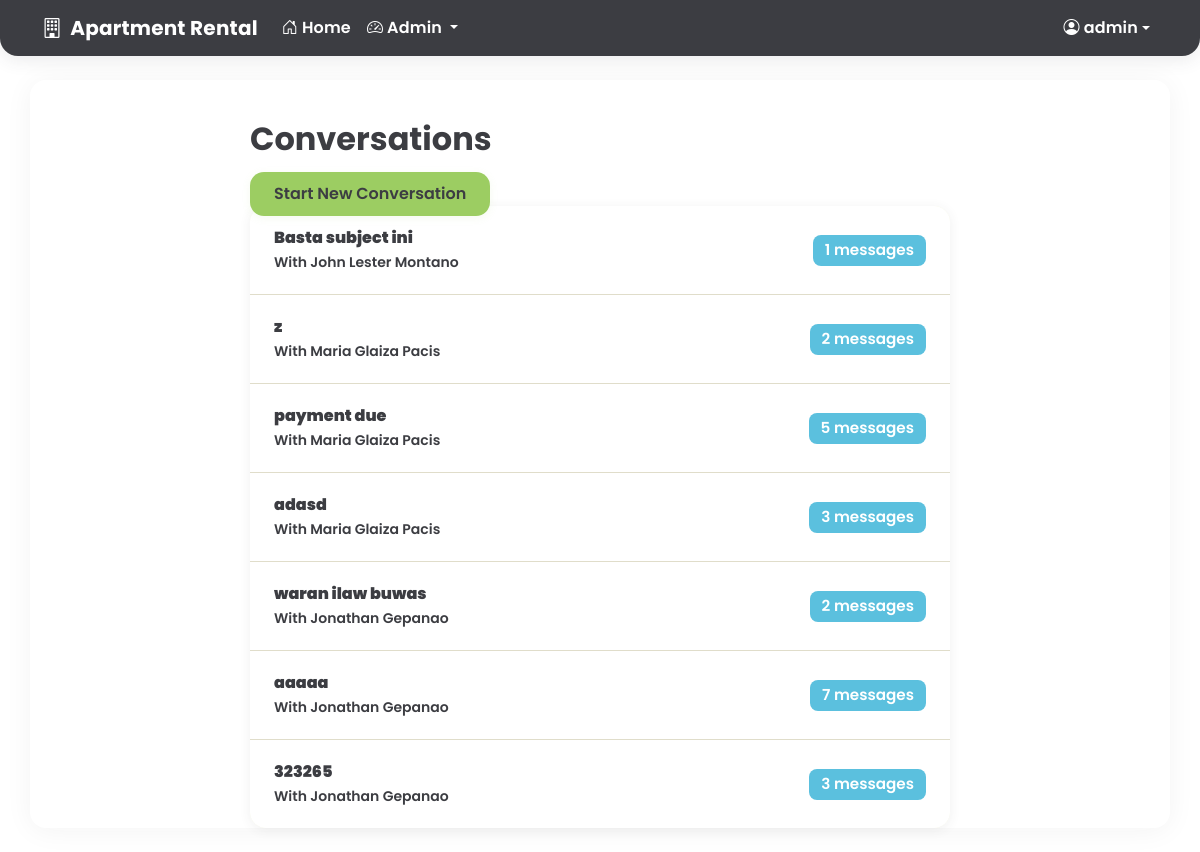
The app's page /dashboard/admin/messages/ (signed in) with its own data.
### core/models.py (models this page shows, shortened)
class User(AbstractUser):
    CLIENT = 1
    TENANT = 2
    ADMIN = 3
    ROLE_CHOICES = (
        (CLIENT, 'Client'),
        (TENANT, 'Tenant'),
        (ADMIN, 'Admin'),
    )
    role = models.PositiveSmallIntegerField(choices=ROLE_CHOICES, default=CLIENT)
    phone_number = models.CharField(max_length=20, blank=True, null=True)
    facebook_account = models.URLField(blank=True, null=True)
    address = models.TextField(blank=True, null=True)
    occupation = models.CharField(max_length=100, blank=True, null=True)
    profile_picture = models.ImageField(upload_to='profile_pics/', blank=True, null=True)

class Conversation(models.Model):
    subject = models.CharField(max_length=200)
    participants = models.ManyToManyField(User, related_name='conversations')
    created_at = models.DateTimeField(auto_now_add=True)
    updated_at = models.DateTimeField(auto_now=True)

### core/views.py (the view)
    def wrapper(request, *args, **kwargs):
        if not (request.user.is_superuser or request.user.role == User.ADMIN):
            messages.error(request, 'You are not authorized to access this page.')
            return redirect('dashboard')
        return view_func(request, *args, **kwargs)

### core/views.py (called while the page is built)
def admin_required(view_func):
    def wrapper(request, *args, **kwargs):
        if not (request.user.is_superuser or request.user.role == User.ADMIN):
            messages.error(request, 'You are not authorized to access this page.')
            return redirect('dashboard')
        return view_func(request, *args, **kwargs)
    return wrapper

@login_required
@admin_required
def admin_messages(request):
    conversations = Conversation.objects.filter(participants=request.user).order_by('-updated_at')
    return render(request, 'messages/conversation_list.html', {'conversations': conversations})

### templates/messages/conversation_list.html (shortened to what this page needs)
{% extends 'base.html' %}
{% block content %}
<div class="conv-list-container">
    <h2 class="conv-list-title">Conversations</h2>
    <a href="{% url 'conversation_create' %}" class="conv-list-btn">Start New Conversation</a>
    <div class="conv-list-group">
        <ul class="list-unstyled mb-0">
            {% for conversation in conversations %}
                <li class="conv-list-item">
                    <a href="{% url 'conversation_thread' conversation.id %}" class="conv-list-link">
                        <strong>{{ conversation.subject }}</strong><br>
                        <small>With {% for participant in conversation.participants.all %}{% if participant != user %}{% if participant.get_full_name %}{{ participant.get_full_name }}{% else %}{{ participant.username }}{% endif %} {% endif %}{% endfor %}</small>
                    </a>
                    <span class="conv-list-badge">{{ conversation.messages.count }} messages</span>
                </li>
            {% empty %}
                <li class="conv-list-empty">No conversations yet.</li>
            {% endfor %}
        </ul>
    </div>
</div>
{% endblock %}

### templates/partials/_navbar.html (shortened to what this page needs)
<nav class="navbar navbar-expand-lg navbar-charcoal">
    <div class="container">
        <a class="navbar-brand fw-bold d-flex align-items-center" href="{% url 'home' %}">
            <i class="bi bi-building me-2"></i>Apartment Rental
        </a>
        <div class="collapse navbar-collapse" id="navbarNav">
            <ul class="navbar-nav me-auto">
                <li class="nav-item">
                    <a class="nav-link" href="{% url 'home' %}">
                        <i class="bi bi-house-door me-1"></i>Home
                    </a>
                </li>
                {% if user.is_authenticated %}
                    {% if user.role == user.ADMIN or user.is_superuser %}
                        <li class="nav-item dropdown">
                            <a class="nav-link dropdown-toggle" href="#" id="adminDropdown" role="button" data-bs-toggle="dropdown">
                                <i class="bi bi-speedometer2 me-1"></i>Admin
                            </a>
                        </li>
                    {% endif %}
                {% endif %}
            </ul>
            <ul class="navbar-nav">
                {% if user.is_authenticated %}
                    <li class="nav-item dropdown">
                        <a class="nav-link dropdown-toggle d-flex align-items-center" href="#" id="userDropdown" role="button" data-bs-toggle="dropdown">
                            <i class="bi bi-person-circle me-1"></i>
                            <span class="d-none d-lg-inline">{{ user.username|truncatechars:12 }}</span>
                        </a>
                    </li>
                {% endif %}
            </ul>
        </div>
    </div>
</nav>

### static/css/style.css (style rules this page uses)
:root { --charcoal: #3C3D42; --kiwi-green: #9CCD62; --soft-cream: #F6F8E2; --sage-beige: #E0DDCA; --cloud-white: #FFFFFF; --error-red: #D9534F; --sky-blue: #5BC0DE; --success-olive: #6BA539; --neutral-gray: #A9A9A9; }
body { background-color: #f8f9fa; }
a { text-decoration: none; }

### templates/partials/_navbar.html (style rules this page uses)
.navbar-charcoal { background-color: var(--charcoal) !important; color: var(--cloud-white) !important; border-radius: 0 0 18px 18px; box-shadow: 0 4px 18px 0 rgba(60, 61, 66, 0.10); font-family: 'Poppins', Arial, sans-serif !important; padding-top: 0.5rem; padding-bottom: 0.5rem; }
.navbar-charcoal .navbar-brand, .navbar-charcoal .nav-link, .navbar-charcoal .bi { color: var(--cloud-white) !important; font-family: 'Poppins', Arial, sans-serif !important; font-weight: 600; letter-spacing: 0.01em; }

### templates/messages/conversation_list.html (style rules this page uses)
.conv-list-container { font-family: 'Poppins', Arial, sans-serif !important; max-width: 700px; margin: 2.5rem auto 0 auto; }
.conv-list-title { font-weight: 700; color: var(--charcoal); margin-bottom: 1.5rem; }
.conv-list-btn { background: var(--kiwi-green); color: var(--charcoal); border-radius: 14px; font-weight: 600; border: none; box-shadow: 0 2px 8px 0 rgba(156, 205, 98, 0.10); padding: 0.65rem 1.5rem; font-size: 1rem; margin-bottom: 1.5rem; transition: background 0.2s, color 0.2s; }
.conv-list-group { border-radius: 16px; box-shadow: 0 2px 12px 0 rgba(60, 61, 66, 0.08); overflow: hidden; background: var(--soft-cream); }
.conv-list-item { background: var(--cloud-white); color: var(--charcoal); border: none; border-bottom: 1px solid var(--sage-beige); padding: 1.25rem 1.5rem; display: flex; justify-content: space-between; align-items: center; transition: background 0.2s; }
.conv-list-item:last-child { border-bottom: none; }
.conv-list-link { color: var(--charcoal); text-decoration: none; font-weight: 600; transition: color 0.2s; }
.conv-list-badge { background: var(--sky-blue); color: var(--cloud-white); border-radius: 8px; font-size: 0.95rem; font-weight: 600; padding: 0.25rem 0.75rem; }

### records on screen
User: username "admin"
Conversation: subject "Basta subject ini", messages.count "1"
User: get_full_name "John Lester Montano"
Conversation: subject "z", messages.count "2"
User: get_full_name "Maria Glaiza Pacis"
Conversation: subject "payment due", messages.count "5"
Conversation: subject "adasd", messages.count "3"
Conversation: subject "waran ilaw buwas", messages.count "2"
User: get_full_name "Jonathan Gepanao"
Conversation: subject "aaaaa", messages.count "7"
Conversation: subject "323265", messages.count "3"
